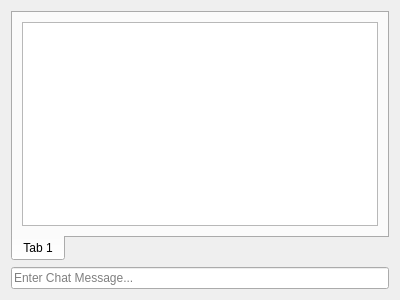
<?xml version="1.0" encoding="UTF-8"?>
<ui version="4.0">
 <class>ChatWidget</class>
 <widget class="QWidget" name="ChatWidget">
  <property name="geometry">
   <rect>
    <x>0</x>
    <y>0</y>
    <width>400</width>
    <height>300</height>
   </rect>
  </property>
  <property name="windowTitle">
   <string>Form</string>
  </property>
  <layout class="QVBoxLayout" name="verticalLayout" stretch="0,0">
   <item>
    <widget class="QTabWidget" name="tabWidget">
     <property name="tabPosition">
      <enum>QTabWidget::South</enum>
     </property>
     <property name="currentIndex">
      <number>0</number>
     </property>
     <widget class="QWidget" name="tab">
      <attribute name="title">
       <string>Tab 1</string>
      </attribute>
      <layout class="QVBoxLayout" name="verticalLayout_2">
       <item>
        <widget class="QTextBrowser" name="textBrowser"/>
       </item>
      </layout>
     </widget>
    </widget>
   </item>
   <item>
    <widget class="QLineEdit" name="lineEdit">
     <property name="placeholderText">
      <string>Enter Chat Message...</string>
     </property>
    </widget>
   </item>
  </layout>
 </widget>
 <resources/>
 <connections/>
</ui>
